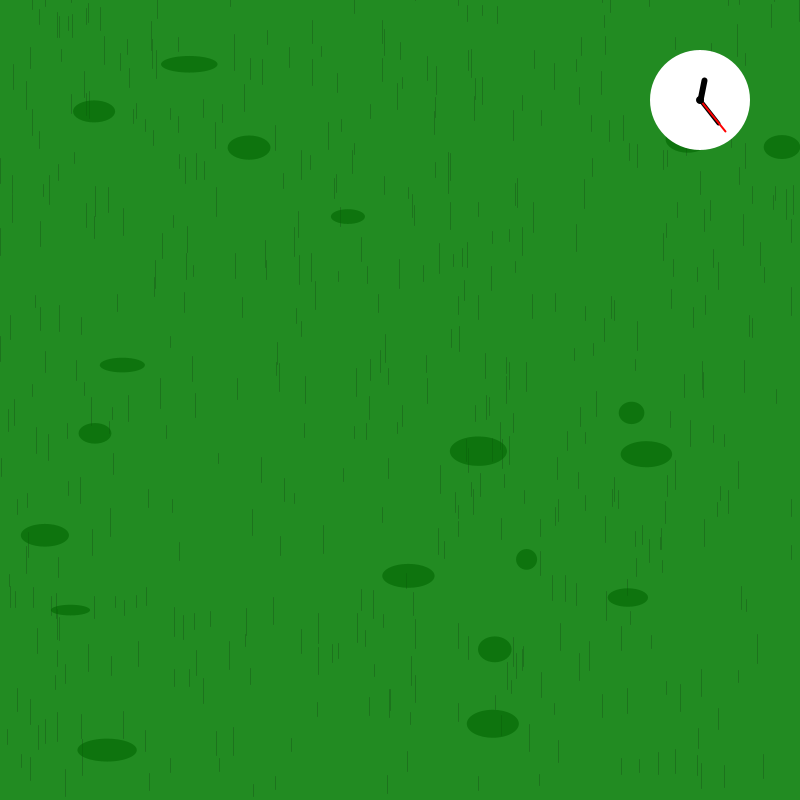
Frame 1 (no input)
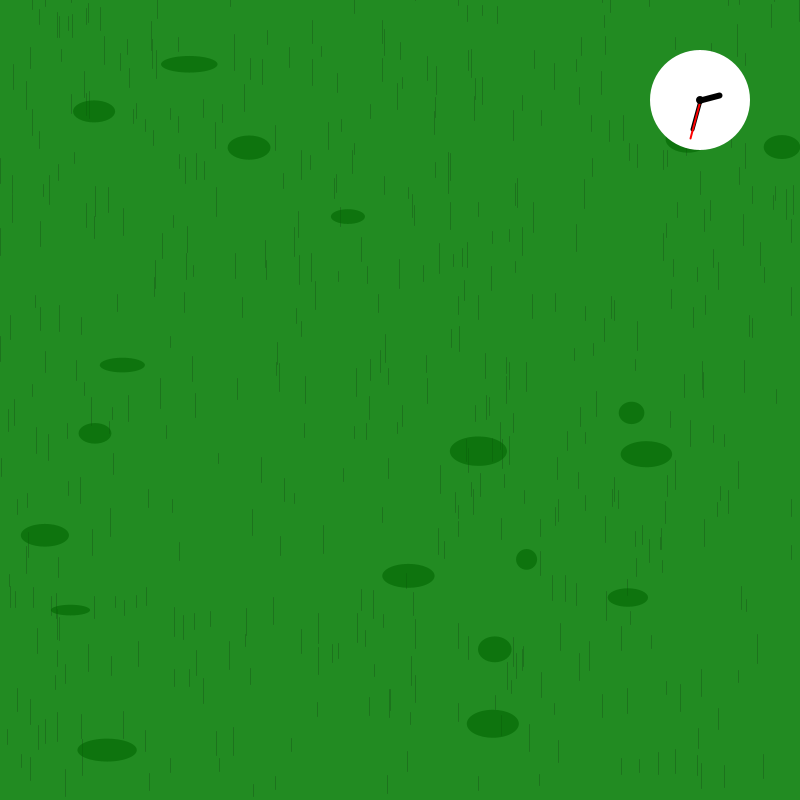
Frame 60 (the mouse pressed at the canvas centre just before this capture)
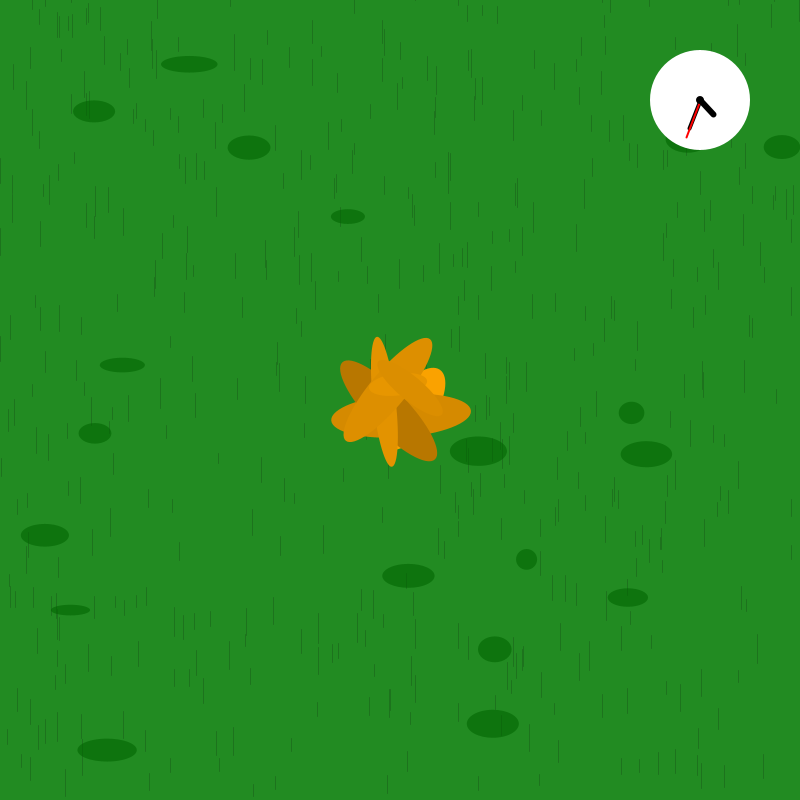
Frame 120 (the mouse held since frame 60 and released just before this capture)

The Processing sketch that drew these frames (run headless with seeded random() and noise(); from frame 60 on, the mouse is pressed at the canvas centre):

// Processing sketch: Xander_Johnston
// ── Xander_Johnston.pde
ArrayList<BloomingFlower> flowers = new ArrayList<>();
PGraphics grassBackground; // Offscreen buffer for static grassy background

void setup() {
  size(800, 800);
  noStroke();

  // Create the grassy background
  grassBackground = createGraphics(width, height);
  grassBackground.beginDraw();
  grassBackground.background(34, 139, 34); // Base grassy green color
  
  // Draw random grass blades
  grassBackground.stroke(29, 115, 29); // Darker green for blades
  for (int i = 0; i < 500; i++) {
    float x = random(width);
    float y = random(height);
    float length = random(10, 30);
    grassBackground.line(x, y, x, y - length);
  }
  grassBackground.noStroke();

  // Add patches of grass
  grassBackground.fill(0, 100, 0, 150); // Darker green with transparency
  for (int i = 0; i < 20; i++) {
    grassBackground.ellipse(random(width), random(height), random(20, 60), random(10, 30));
  }
  grassBackground.endDraw();
}

void draw() {
  // Draw the static grassy background
  image(grassBackground, 0, 0);

  // Update and display all flowers
  for (int i = flowers.size() - 1; i >= 0; i--) {
    BloomingFlower flower = flowers.get(i);
    flower.update();
    flower.display();
    // Remove flower if it has fully withered and faded out
    if (flower.isFadedOut()) {
      flowers.remove(i);
    }
  }

  // Draw clock in the upper-right corner
  drawClock(width - 100, 100, 50); // Position and size of the clock
}

// Add a new flower at the mouse position on click
void mousePressed() {
  flowers.add(new BloomingFlower(mouseX, mouseY, random(30, 60), millis()));
}

// Function to draw the spinning clock
void drawClock(float x, float y, float radius) {
  pushMatrix();
  translate(x, y);
  
  // Clock face
  fill(255); // White face
  ellipse(0, 0, radius * 2, radius * 2);
  stroke(0);
  strokeWeight(2);

  // Fast-moving clock hands
  float elapsedTime = millis() / 1000.0; // Total elapsed time in seconds
  float fastSecondAngle = TWO_PI * elapsedTime * 2; // 2 rotations per second

  // Draw the hour hand (shorter, spins slower)
  float hourAngle = fastSecondAngle / 12; // 12x slower
  strokeWeight(6);
  line(0, 0, radius * 0.4 * cos(hourAngle - HALF_PI), radius * 0.4 * sin(hourAngle - HALF_PI));

  // Draw the minute hand (longer, spins faster)
  float minuteAngle = fastSecondAngle; // Matches the fast spin
  strokeWeight(4);
  line(0, 0, radius * 0.6 * cos(minuteAngle - HALF_PI), radius * 0.6 * sin(minuteAngle - HALF_PI));

  // Draw the second hand (longest, spins fastest)
  strokeWeight(2);
  stroke(255, 0, 0); // Red second hand
  line(0, 0, radius * 0.8 * cos(minuteAngle - HALF_PI), radius * 0.8 * sin(minuteAngle - HALF_PI));

  // Clock center
  fill(0);
  noStroke();
  ellipse(0, 0, 8, 8);

  popMatrix();
}

// Class representing a blooming flower
class BloomingFlower {
  float x, y;              // Position of the flower
  float maxRadius;         // Maximum radius of the bloom
  float radius = 0;        // Current bloom radius
  float growSpeed;         // Growth speed
  float bloomStartTime;    // When the bloom was "planted"
  float lifespan;          // Lifespan of the flower in milliseconds
  ArrayList<Petal> petals; // List of petals
  boolean withering = false;
  float witherStartTime = 0; // Time when withering begins
  float alpha = 255;        // Transparency for fading out
  float blackTransition = 0; // Interpolation factor for fading to black
  color baseColor;          // Base color of the flower

  // Constructor
  BloomingFlower(float x, float y, float maxRadius, float startTime) {
    this.x = x;
    this.y = y;
    this.maxRadius = maxRadius;
    this.bloomStartTime = startTime;
    this.growSpeed = random(0.1, 0.3); // Slower growth speed
    this.lifespan = random(10000, 15000); // Lifespan: 10-15 seconds
    this.petals = new ArrayList<>();

    // Randomly assign a color theme
    int colorChoice = (int) random(5);
    if (colorChoice == 0) baseColor = color(0, 0, 255);         // Blue
    else if (colorChoice == 1) baseColor = color(255, 0, 0);    // Red
    else if (colorChoice == 2) baseColor = color(128, 0, 128);  // Purple
    else if (colorChoice == 3) baseColor = color(255, 255, 0);  // Yellow
    else if (colorChoice == 4) baseColor = color(255, 165, 0);  // Orange

    // Generate random petals for the flower
    int petalCount = (int) random(6, 12); // Random number of petals
    for (int i = 0; i < petalCount; i++) {
      petals.add(new Petal(random(50, 150), random(10, 50), random(0.05, 0.1)));
    }
  }

  // Update the bloom
  void update() {
    // Gradually increase the radius until it reaches the max, or stop growing if withering starts
    if (!withering && radius < maxRadius) {
      radius += growSpeed;
    }

    // Check if the flower's lifespan has been exceeded
    if (!withering && millis() - bloomStartTime > lifespan) {
      withering = true; // Start withering phase
      witherStartTime = millis(); // Record the time withering began
    }

    // Update petals only if not withering
    if (!withering) {
      for (Petal petal : petals) {
        petal.update();
      }
    }

    // Handle withering phase
    if (withering) {
      float witherElapsed = millis() - witherStartTime;

      if (witherElapsed <= 3000) {
        // Interpolate petal colors towards black over 3 seconds
        blackTransition = map(witherElapsed, 0, 3000, 0, 1);
      } else {
        // Gradually fade out the entire flower after fully transitioning to black
        alpha -= 2;
      }
    }
  }

  // Display the bloom or withered state
  void display() {
    if (alpha <= 0) return; // Do not draw if fully invisible

    if (!withering) {
      // Normal flower state
      fill(255, 200, 0, alpha); // Yellow core
      ellipse(x, y, radius * 0.2, radius * 0.2);

      // Draw each petal around the flower
      for (int i = 0; i < petals.size(); i++) {
        float angle = TWO_PI / petals.size() * i;
        petals.get(i).display(x, y, angle, radius, false, alpha, blackTransition, baseColor);
      }
    } else {
      // Withering state
      fill(lerpColor(color(255, 200, 0), color(0), blackTransition), alpha); // Core fades to black
      ellipse(x, y, radius * 0.2, radius * 0.2);

      for (int i = 0; i < petals.size(); i++) {
        float angle = TWO_PI / petals.size() * i;
        petals.get(i).display(x, y, angle, radius, true, alpha, blackTransition, baseColor);
      }
    }
  }

  // Check if the flower has fully faded out and can be removed
  boolean isFadedOut() {
    return alpha <= 0;
  }
}

// Class representing a petal
class Petal {
  float length, width, waveSpeed;
  float angleOffset = 0;

  // Constructor
  Petal(float length, float width, float waveSpeed) {
    this.length = length;
    this.width = width;
    this.waveSpeed = waveSpeed;
  }

  void update() {
    angleOffset += waveSpeed;
  }

  void display(float centerX, float centerY, float angle, float flowerRadius, boolean isWithering, float alpha, float blackTransition, color baseColor) {
    pushMatrix();
    translate(centerX, centerY);
    rotate(angle + (isWithering ? 0 : sin(angleOffset) * 0.2)); // Stop waving during withering
    color currentColor = isWithering ? lerpColor(baseColor, color(0), blackTransition) : lerpColor(baseColor, darkenColor(baseColor), (sin(angleOffset) + 1) / 2);
    fill(currentColor, alpha);
    ellipse(flowerRadius, 0, width, length);
    popMatrix();
  }

  color darkenColor(color c) {
    return color(red(c) * 0.5, green(c) * 0.5, blue(c) * 0.5);
  }
}
